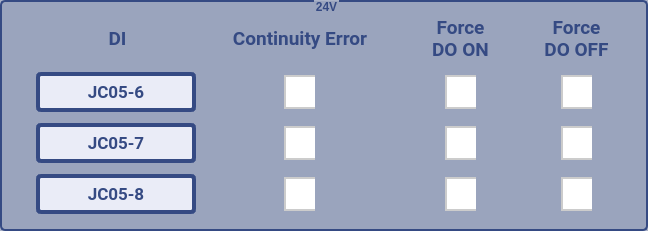
     <widget class="QGroupBox" name="groupBox_5">
      <property name="geometry">
       <rect>
        <x>667</x>
        <y>285</y>
        <width>648</width>
        <height>231</height>
       </rect>
      </property>
      <property name="styleSheet">
       <string notr="true">QGroupBox {
    font: 12pt &quot;Roboto&quot;;
    border: 2px solid rgb(53,74,131);
    border-radius: 5px;
   font-weight: bold;
   margin-top: 1ex;
background:color rgb(150,160,186,80%);
}

QGroupBox::title {
    subcontrol-position: top center;
    color: rgb(53,74,131);
  margin-top: -6ex;
 
}
</string>
      </property>
      <property name="title">
       <string>24V</string>
      </property>
      <widget class="QCheckBox" name="cbContErrHarnessDI1_OnOff_7">
       <property name="geometry">
        <rect>
         <x>561</x>
         <y>72</y>
         <width>31</width>
         <height>41</height>
        </rect>
       </property>
       <property name="font">
        <font>
         <pointsize>-1</pointsize>
        </font>
       </property>
       <property name="styleSheet">
        <string notr="true">QCheckBox {
    spacing: 18px; /* Adjust spacing between the checkbox and text */
    font-size: 28px; /* Set the font size */
    background-color: rgba(150, 160, 186, 1%); /* Background color */
 color:rgb(53,74, 131);
}

QCheckBox::indicator {
    width: 30px; /* Adjust the width of the checkbox indicator */
    height: 30px; /* Adjust the height of the checkbox indicator */
    border-radius: 30px; /* Make the indicator circular */
    border: 2px solid #cccccc; /* Add a border around the indicator */
color:rgb(53,74, 131);
}

QCheckBox::indicator:checked {
    background-color: #000000; /* Change the background color of the indicator when checked */
    border: 2px solid #ffffff; /* Add a border around the indicator when checked */
color:rgb(53,74, 131);
}

QCheckBox::indicator:unchecked {
    background-color: #ffffff; /* Change the background color of the indicator when unchecked */
color:rgb(53,74, 131);
}
</string>
       </property>
       <property name="text">
        <string/>
       </property>
      </widget>
      <widget class="QLabel" name="label_112">
       <property name="geometry">
        <rect>
         <x>536</x>
         <y>15</y>
         <width>81</width>
         <height>46</height>
        </rect>
       </property>
       <property name="font">
        <font>
         <family>Roboto</family>
         <pointsize>14</pointsize>
         <weight>75</weight>
         <bold>true</bold>
        </font>
       </property>
       <property name="styleSheet">
        <string notr="true">background:color rgb(150,160,186,1%);
color:rgb(53,74, 131);</string>
       </property>
       <property name="text">
        <string>Force
DO OFF</string>
       </property>
       <property name="alignment">
        <set>Qt::AlignCenter</set>
       </property>
      </widget>
      <widget class="QCheckBox" name="cbContErrHarnessDI1_OnOff_8">
       <property name="geometry">
        <rect>
         <x>445</x>
         <y>72</y>
         <width>31</width>
         <height>41</height>
        </rect>
       </property>
       <property name="font">
        <font>
         <pointsize>-1</pointsize>
        </font>
       </property>
       <property name="styleSheet">
        <string notr="true">QCheckBox {
    spacing: 18px; /* Adjust spacing between the checkbox and text */
    font-size: 28px; /* Set the font size */
    background-color: rgba(150, 160, 186, 1%); /* Background color */
 color:rgb(53,74, 131);
}

QCheckBox::indicator {
    width: 30px; /* Adjust the width of the checkbox indicator */
    height: 30px; /* Adjust the height of the checkbox indicator */
    border-radius: 30px; /* Make the indicator circular */
    border: 2px solid #cccccc; /* Add a border around the indicator */
color:rgb(53,74, 131);
}

QCheckBox::indicator:checked {
    background-color: #000000; /* Change the background color of the indicator when checked */
    border: 2px solid #ffffff; /* Add a border around the indicator when checked */
color:rgb(53,74, 131);
}

QCheckBox::indicator:unchecked {
    background-color: #ffffff; /* Change the background color of the indicator when unchecked */
color:rgb(53,74, 131);
}
</string>
       </property>
       <property name="text">
        <string/>
       </property>
      </widget>
      <widget class="QLabel" name="lblCorrectHDI2_7">
       <property name="geometry">
        <rect>
         <x>36</x>
         <y>123</y>
         <width>160</width>
         <height>40</height>
        </rect>
       </property>
       <property name="font">
        <font>
         <family>Roboto</family>
         <pointsize>13</pointsize>
         <weight>75</weight>
         <bold>true</bold>
        </font>
       </property>
       <property name="styleSheet">
        <string notr="true">background:rgb(234, 236, 247);
border: 4px solid rgb(53,74, 131);
color:rgb(53,74, 131);
border-radius:5px;



</string>
       </property>
       <property name="text">
        <string>JC05-7</string>
       </property>
       <property name="alignment">
        <set>Qt::AlignCenter</set>
       </property>
      </widget>
      <widget class="QCheckBox" name="cbContErrHarnessDO1_4">
       <property name="geometry">
        <rect>
         <x>284</x>
         <y>72</y>
         <width>31</width>
         <height>41</height>
        </rect>
       </property>
       <property name="font">
        <font>
         <pointsize>-1</pointsize>
        </font>
       </property>
       <property name="styleSheet">
        <string notr="true">QCheckBox {
    spacing: 18px; /* Adjust spacing between the checkbox and text */
    font-size: 28px; /* Set the font size */
    background-color: rgba(150, 160, 186, 1%); /* Background color */
 color:rgb(53,74, 131);
}

QCheckBox::indicator {
    width: 30px; /* Adjust the width of the checkbox indicator */
    height: 30px; /* Adjust the height of the checkbox indicator */
    border-radius: 30px; /* Make the indicator circular */
    border: 2px solid #cccccc; /* Add a border around the indicator */
color:rgb(53,74, 131);
}

QCheckBox::indicator:checked {
    background-color: #000000; /* Change the background color of the indicator when checked */
    border: 2px solid #ffffff; /* Add a border around the indicator when checked */
color:rgb(53,74, 131);
}

QCheckBox::indicator:unchecked {
    background-color: #ffffff; /* Change the background color of the indicator when unchecked */
color:rgb(53,74, 131);
}
</string>
       </property>
       <property name="text">
        <string/>
       </property>
      </widget>
      <widget class="QLabel" name="lblCorrectHDI1_4">
       <property name="geometry">
        <rect>
         <x>36</x>
         <y>72</y>
         <width>160</width>
         <height>40</height>
        </rect>
       </property>
       <property name="font">
        <font>
         <family>Roboto</family>
         <pointsize>13</pointsize>
         <weight>75</weight>
         <bold>true</bold>
        </font>
       </property>
       <property name="styleSheet">
        <string notr="true">background:rgb(234, 236, 247);
border: 4px solid rgb(53,74, 131);
color:rgb(53,74, 131);
border-radius:5px;



</string>
       </property>
       <property name="text">
        <string>JC05-6</string>
       </property>
       <property name="alignment">
        <set>Qt::AlignCenter</set>
       </property>
      </widget>
      <widget class="QLabel" name="label_113">
       <property name="geometry">
        <rect>
         <x>420</x>
         <y>15</y>
         <width>81</width>
         <height>46</height>
        </rect>
       </property>
       <property name="font">
        <font>
         <family>Roboto</family>
         <pointsize>14</pointsize>
         <weight>75</weight>
         <bold>true</bold>
        </font>
       </property>
       <property name="styleSheet">
        <string notr="true">background:color rgb(150,160,186,1%);
color:rgb(53,74, 131);</string>
       </property>
       <property name="text">
        <string>Force
DO ON</string>
       </property>
       <property name="alignment">
        <set>Qt::AlignCenter</set>
       </property>
      </widget>
      <widget class="QCheckBox" name="cbContErrHarnessDI2_OnOff_13">
       <property name="geometry">
        <rect>
         <x>445</x>
         <y>174</y>
         <width>31</width>
         <height>41</height>
        </rect>
       </property>
       <property name="font">
        <font>
         <pointsize>-1</pointsize>
        </font>
       </property>
       <property name="styleSheet">
        <string notr="true">QCheckBox {
    spacing: 18px; /* Adjust spacing between the checkbox and text */
    font-size: 28px; /* Set the font size */
    background-color: rgba(150, 160, 186, 1%); /* Background color */
 color:rgb(53,74, 131);
}

QCheckBox::indicator {
    width: 30px; /* Adjust the width of the checkbox indicator */
    height: 30px; /* Adjust the height of the checkbox indicator */
    border-radius: 30px; /* Make the indicator circular */
    border: 2px solid #cccccc; /* Add a border around the indicator */
color:rgb(53,74, 131);
}

QCheckBox::indicator:checked {
    background-color: #000000; /* Change the background color of the indicator when checked */
    border: 2px solid #ffffff; /* Add a border around the indicator when checked */
color:rgb(53,74, 131);
}

QCheckBox::indicator:unchecked {
    background-color: #ffffff; /* Change the background color of the indicator when unchecked */
color:rgb(53,74, 131);
}
</string>
       </property>
       <property name="text">
        <string/>
       </property>
      </widget>
      <widget class="QCheckBox" name="cbContErrHarnessDO2_7">
       <property name="geometry">
        <rect>
         <x>284</x>
         <y>123</y>
         <width>31</width>
         <height>41</height>
        </rect>
       </property>
       <property name="font">
        <font>
         <pointsize>-1</pointsize>
        </font>
       </property>
       <property name="styleSheet">
        <string notr="true">QCheckBox {
    spacing: 18px; /* Adjust spacing between the checkbox and text */
    font-size: 28px; /* Set the font size */
    background-color: rgba(150, 160, 186, 1%); /* Background color */
 color:rgb(53,74, 131);
}

QCheckBox::indicator {
    width: 30px; /* Adjust the width of the checkbox indicator */
    height: 30px; /* Adjust the height of the checkbox indicator */
    border-radius: 30px; /* Make the indicator circular */
    border: 2px solid #cccccc; /* Add a border around the indicator */
color:rgb(53,74, 131);
}

QCheckBox::indicator:checked {
    background-color: #000000; /* Change the background color of the indicator when checked */
    border: 2px solid #ffffff; /* Add a border around the indicator when checked */
color:rgb(53,74, 131);
}

QCheckBox::indicator:unchecked {
    background-color: #ffffff; /* Change the background color of the indicator when unchecked */
color:rgb(53,74, 131);
}
</string>
       </property>
       <property name="text">
        <string/>
       </property>
      </widget>
      <widget class="QLabel" name="lblCorrectHDI2_8">
       <property name="geometry">
        <rect>
         <x>36</x>
         <y>174</y>
         <width>160</width>
         <height>40</height>
        </rect>
       </property>
       <property name="font">
        <font>
         <family>Roboto</family>
         <pointsize>13</pointsize>
         <weight>75</weight>
         <bold>true</bold>
        </font>
       </property>
       <property name="styleSheet">
        <string notr="true">background:rgb(234, 236, 247);
border: 4px solid rgb(53,74, 131);
color:rgb(53,74, 131);
border-radius:5px;



</string>
       </property>
       <property name="text">
        <string>JC05-8</string>
       </property>
       <property name="alignment">
        <set>Qt::AlignCenter</set>
       </property>
      </widget>
      <widget class="QLabel" name="label_117">
       <property name="geometry">
        <rect>
         <x>214</x>
         <y>15</y>
         <width>172</width>
         <height>46</height>
        </rect>
       </property>
       <property name="font">
        <font>
         <family>Roboto</family>
         <pointsize>14</pointsize>
         <weight>75</weight>
         <bold>true</bold>
        </font>
       </property>
       <property name="styleSheet">
        <string notr="true">background:color rgb(150,160,186,0%);
color:rgb(53,74, 131);</string>
       </property>
       <property name="text">
        <string>Continuity Error</string>
       </property>
       <property name="alignment">
        <set>Qt::AlignCenter</set>
       </property>
      </widget>
      <widget class="QCheckBox" name="cbContErrHarnessDO2_8">
       <property name="geometry">
        <rect>
         <x>284</x>
         <y>174</y>
         <width>31</width>
         <height>41</height>
        </rect>
       </property>
       <property name="font">
        <font>
         <pointsize>-1</pointsize>
        </font>
       </property>
       <property name="styleSheet">
        <string notr="true">QCheckBox {
    spacing: 18px; /* Adjust spacing between the checkbox and text */
    font-size: 28px; /* Set the font size */
    background-color: rgba(150, 160, 186, 1%); /* Background color */
 color:rgb(53,74, 131);
}

QCheckBox::indicator {
    width: 30px; /* Adjust the width of the checkbox indicator */
    height: 30px; /* Adjust the height of the checkbox indicator */
    border-radius: 30px; /* Make the indicator circular */
    border: 2px solid #cccccc; /* Add a border around the indicator */
color:rgb(53,74, 131);
}

QCheckBox::indicator:checked {
    background-color: #000000; /* Change the background color of the indicator when checked */
    border: 2px solid #ffffff; /* Add a border around the indicator when checked */
color:rgb(53,74, 131);
}

QCheckBox::indicator:unchecked {
    background-color: #ffffff; /* Change the background color of the indicator when unchecked */
color:rgb(53,74, 131);
}
</string>
       </property>
       <property name="text">
        <string/>
       </property>
      </widget>
      <widget class="QCheckBox" name="cbContErrHarnessDI2_OnOff_14">
       <property name="geometry">
        <rect>
         <x>561</x>
         <y>174</y>
         <width>31</width>
         <height>41</height>
        </rect>
       </property>
       <property name="font">
        <font>
         <pointsize>-1</pointsize>
        </font>
       </property>
       <property name="styleSheet">
        <string notr="true">QCheckBox {
    spacing: 18px; /* Adjust spacing between the checkbox and text */
    font-size: 28px; /* Set the font size */
    background-color: rgba(150, 160, 186, 1%); /* Background color */
 color:rgb(53,74, 131);
}

QCheckBox::indicator {
    width: 30px; /* Adjust the width of the checkbox indicator */
    height: 30px; /* Adjust the height of the checkbox indicator */
    border-radius: 30px; /* Make the indicator circular */
    border: 2px solid #cccccc; /* Add a border around the indicator */
color:rgb(53,74, 131);
}

QCheckBox::indicator:checked {
    background-color: #000000; /* Change the background color of the indicator when checked */
    border: 2px solid #ffffff; /* Add a border around the indicator when checked */
color:rgb(53,74, 131);
}

QCheckBox::indicator:unchecked {
    background-color: #ffffff; /* Change the background color of the indicator when unchecked */
color:rgb(53,74, 131);
}
</string>
       </property>
       <property name="text">
        <string/>
       </property>
      </widget>
      <widget class="QCheckBox" name="cbContErrHarnessDI2_OnOff_15">
       <property name="geometry">
        <rect>
         <x>561</x>
         <y>123</y>
         <width>31</width>
         <height>41</height>
        </rect>
       </property>
       <property name="font">
        <font>
         <pointsize>-1</pointsize>
        </font>
       </property>
       <property name="styleSheet">
        <string notr="true">QCheckBox {
    spacing: 18px; /* Adjust spacing between the checkbox and text */
    font-size: 28px; /* Set the font size */
    background-color: rgba(150, 160, 186, 1%); /* Background color */
 color:rgb(53,74, 131);
}

QCheckBox::indicator {
    width: 30px; /* Adjust the width of the checkbox indicator */
    height: 30px; /* Adjust the height of the checkbox indicator */
    border-radius: 30px; /* Make the indicator circular */
    border: 2px solid #cccccc; /* Add a border around the indicator */
color:rgb(53,74, 131);
}

QCheckBox::indicator:checked {
    background-color: #000000; /* Change the background color of the indicator when checked */
    border: 2px solid #ffffff; /* Add a border around the indicator when checked */
color:rgb(53,74, 131);
}

QCheckBox::indicator:unchecked {
    background-color: #ffffff; /* Change the background color of the indicator when unchecked */
color:rgb(53,74, 131);
}
</string>
       </property>
       <property name="text">
        <string/>
       </property>
      </widget>
      <widget class="QCheckBox" name="cbContErrHarnessDI2_OnOff_16">
       <property name="geometry">
        <rect>
         <x>445</x>
         <y>123</y>
         <width>31</width>
         <height>41</height>
        </rect>
       </property>
       <property name="font">
        <font>
         <pointsize>-1</pointsize>
        </font>
       </property>
       <property name="styleSheet">
        <string notr="true">QCheckBox {
    spacing: 18px; /* Adjust spacing between the checkbox and text */
    font-size: 28px; /* Set the font size */
    background-color: rgba(150, 160, 186, 1%); /* Background color */
 color:rgb(53,74, 131);
}

QCheckBox::indicator {
    width: 30px; /* Adjust the width of the checkbox indicator */
    height: 30px; /* Adjust the height of the checkbox indicator */
    border-radius: 30px; /* Make the indicator circular */
    border: 2px solid #cccccc; /* Add a border around the indicator */
color:rgb(53,74, 131);
}

QCheckBox::indicator:checked {
    background-color: #000000; /* Change the background color of the indicator when checked */
    border: 2px solid #ffffff; /* Add a border around the indicator when checked */
color:rgb(53,74, 131);
}

QCheckBox::indicator:unchecked {
    background-color: #ffffff; /* Change the background color of the indicator when unchecked */
color:rgb(53,74, 131);
}
</string>
       </property>
       <property name="text">
        <string/>
       </property>
      </widget>
      <widget class="QLabel" name="label_118">
       <property name="geometry">
        <rect>
         <x>87</x>
         <y>15</y>
         <width>61</width>
         <height>46</height>
        </rect>
       </property>
       <property name="font">
        <font>
         <family>Roboto</family>
         <pointsize>14</pointsize>
         <weight>75</weight>
         <bold>true</bold>
        </font>
       </property>
       <property name="styleSheet">
        <string notr="true">background:color rgb(150,160,186,1%);
color:rgb(53,74, 131);</string>
       </property>
       <property name="text">
        <string>DI</string>
       </property>
       <property name="alignment">
        <set>Qt::AlignCenter</set>
       </property>
      </widget>
     </widget>
